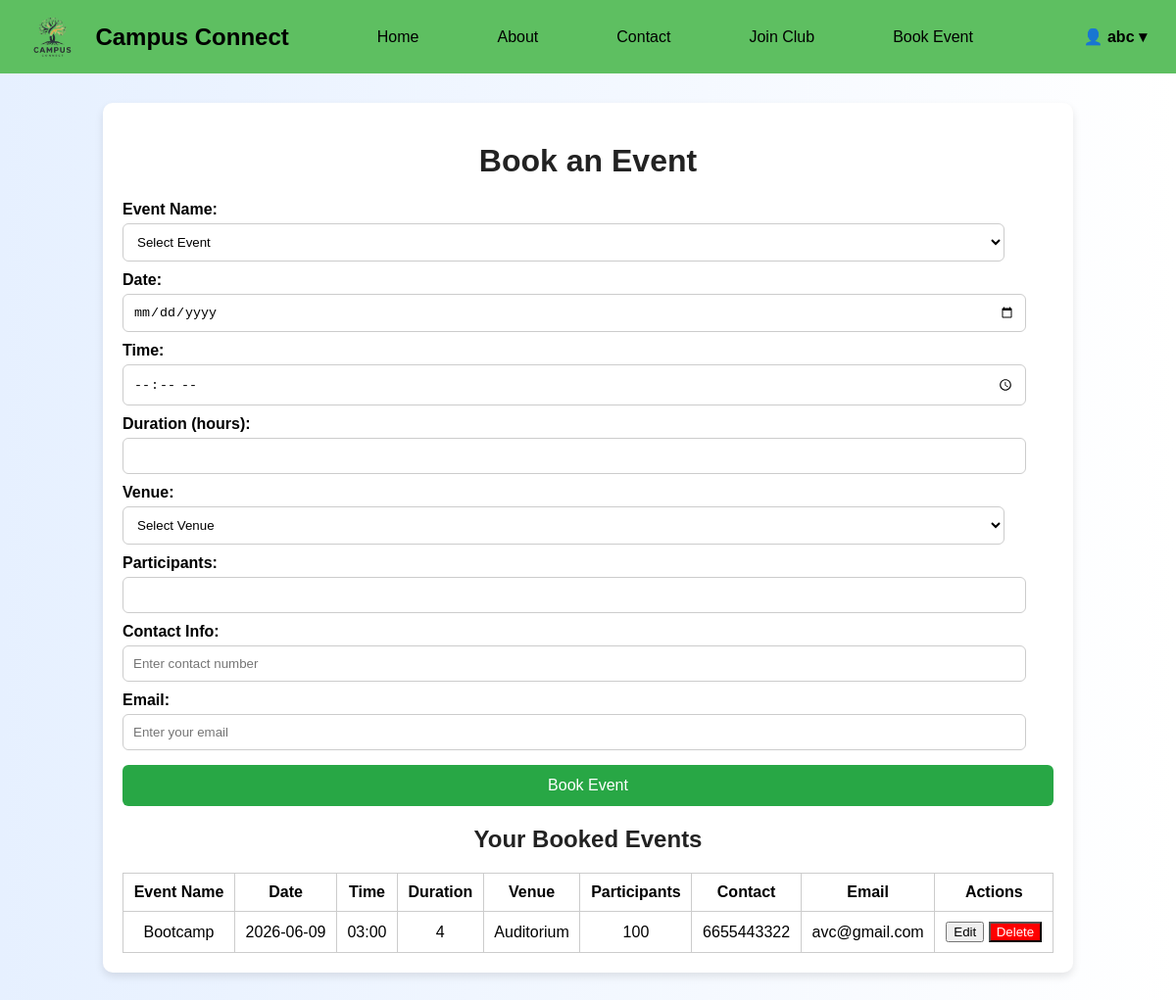
Before: /book_event (signed in) with the older database file.
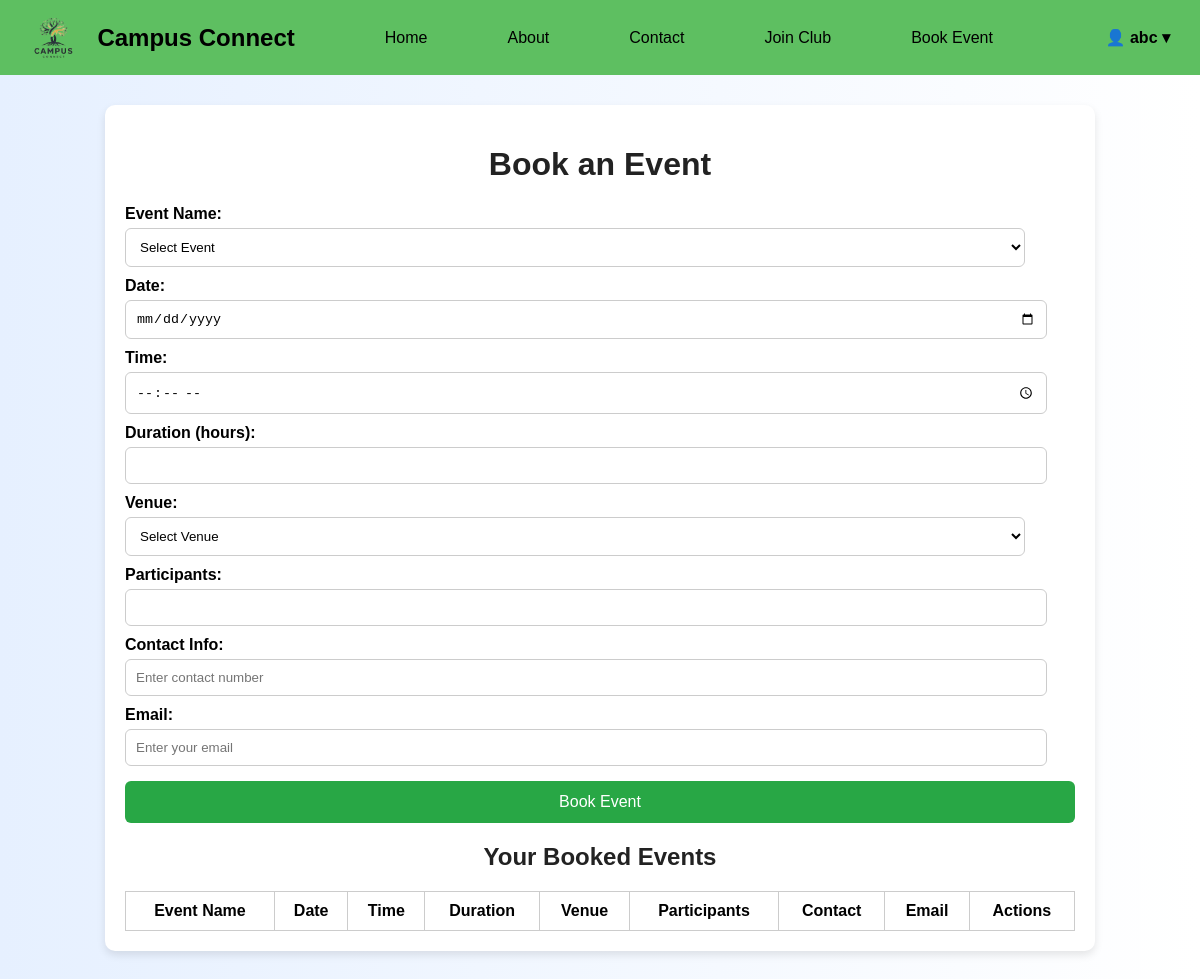
After: the same page with the newer database file.
### tables this page shows
CREATE TABLE event_bookings (
    id INTEGER PRIMARY KEY AUTOINCREMENT,
    username TEXT NOT NULL,
    event_name TEXT NOT NULL,
    participants INTEGER NOT NULL,
    booked_at TIMESTAMP DEFAULT CURRENT_TIMESTAMP
, event_date TEXT NOT NULL DEFAULT '', event_time TEXT NOT NULL DEFAULT '', duration INTEGER NOT NULL DEFAULT 1, contact_info TEXT, email TEXT, venue TEXT, price INTEGER DEFAULT 0, capacity INTEGER DEFAULT 0);

### app.py (the view, shortened to what this page needs)
@app.route('/book_event', methods=['GET', 'POST'])
@login_required
def book_event():
    username = session.get('user')
    conn = get_db_connection()
    venue_info = {
        "Main Hall": {"price_3hrs": 4000, "capacity": 100},
        "Auditorium": {"price_3hrs": 8000, "capacity": 200},
        "Civil Conference Hall": {"price_3hrs": 3500, "capacity": 60},
        "Education Dept Conference Hall 1": {"price_3hrs": 3000, "capacity": 50},
        "Education Dept Conference Hall 2": {"price_3hrs": 3000, "capacity": 50},
        "IQAC Conference Hall": {"price_3hrs": 5000, "capacity": 70}
    }
    events = conn.execute(
        "SELECT * FROM event_bookings WHERE username=? ORDER BY event_date, event_time",
        (username,)
    ).fetchall()
    conn.close()
    return render_template('book_event.html', user=username, events=events)

### app.py (called while the page is built)
def get_db_connection():
    conn = sqlite3.connect(DB_PATH)
    conn.row_factory = sqlite3.Row
    return conn

def login_required(f):
    @wraps(f)
    def decorated_function(*args, **kwargs):
        if 'user' not in session:
            return redirect(url_for('login', next=request.path))
        return f(*args, **kwargs)
    return decorated_function

### templates/book_event.html (shortened to what this page needs)
<!DOCTYPE html>
<html lang="en">
<head>
</head>
  <div class="navbar">
    <img src="{{ url_for('static', filename='images/logo.png') }}" style="height:45px; margin-right:10px;">
    <h2>Campus Connect</h2>
    <a href="{{ url_for('index') }}">Home</a>
    <a href="{{ url_for('about') }}">About</a>
    <a href="{{ url_for('contact') }}">Contact</a>
    <a href="{{ url_for('join_club') }}">Join Club</a>
    <a href="{{ url_for('book_event') }}">Book Event</a>
    {% if user %}
  <div class="user-section" id="userMenu">
    <span class="user-toggle">👤 {{ user }} &#9662;</span>
  </div>
  {% else %}
    <a href="{{ url_for('login') }}" class="login-btn">Login/Register</a>
  {% endif %}
</div>
  <div class="container">
    <h1>Book an Event</h1>
    <form id="eventForm" method="POST">
      <label>Event Name:</label>
      <select name="event_name" required>
        <option value="" disabled selected>Select Event</option>
      </select>
      <label>Date:</label>
      <input type="date" name="event_date" required>
      <label>Time:</label>
      <input type="time" name="event_time" required>
      <label>Duration (hours):</label>
      <input type="number" name="duration" min="1" required>
      <label>Venue:</label>
      <select name="venue" id="venue" required>
        <option value="" disabled selected>Select Venue</option>
      </select>
      <label>Participants:</label>
      <input type="number" name="participants" id="participants" min="1" required>
      <label>Contact Info:</label>
      <input type="tel" name="contact_info" placeholder="Enter contact number" pattern="[0-9]{10}" required>
      <label>Email:</label>
      <input type="email" name="email" placeholder="Enter your email" required>
      <button type="submit">Book Event</button>
    </form>
    <h2>Your Booked Events</h2>
    <table id="eventsTable">
      <thead>
        <tr>
          <th>Event Name</th>
          <th>Date</th>
          <th>Time</th>
          <th>Duration</th>
          <th>Venue</th>
          <th>Participants</th>
          <th>Contact</th>
          <th>Email</th>
          <th>Actions</th>
        </tr>
      </thead>
      <tbody id="eventsBody">
        {% for event in events %}
        <tr data-id="{{ event['id'] }}">
          <td>{{ event['event_name'] }}</td>
          <td>{{ event['event_date'] }}</td>
          <td>{{ event['event_time'] }}</td>
          <td>{{ event['duration'] }}</td>
          <td>{{ event['venue'] }}</td>
          <td>{{ event['participants'] }}</td>
          <td>{{ event['contact_info'] }}</td>
          <td>{{ event['email'] }}</td>
          <td>
            <button class="edit-btn">Edit</button>
            <button class="delete-btn" style="background-color:red; color:white;">Delete</button>
          </td>
        </tr>
        {% endfor %}
      </tbody>
    </table>
  </div>
</body>
</html>

Changed rows visible on the page:
removed event_bookings: username "abc", event_name "Bootcamp", event_date "2026-06-09", event_time "03:00", duration "4", venue "Auditorium", participants "100", contact_info "6655443322", email "avc@gmail.com"
Other visible differences:
{{ user }}: (not shown) → "abc"
